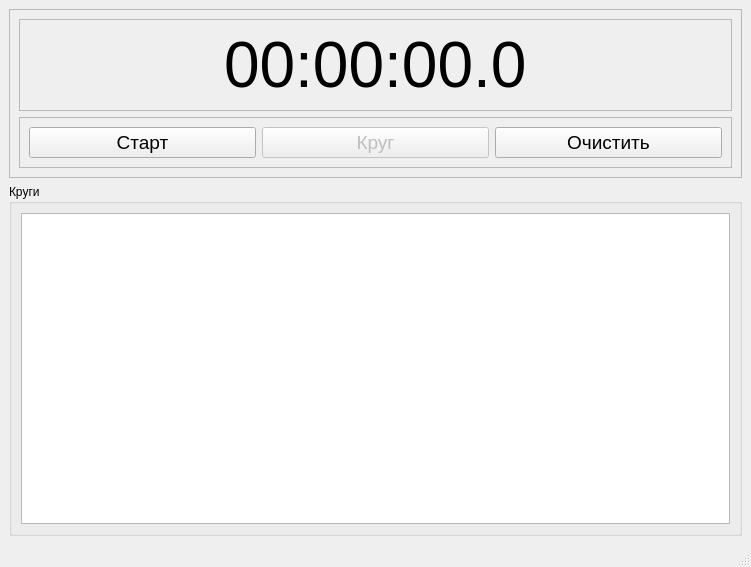
<?xml version="1.0" encoding="UTF-8"?>
<ui version="4.0">
 <class>MainWindow</class>
 <widget class="QMainWindow" name="MainWindow">
  <property name="geometry">
   <rect>
    <x>0</x>
    <y>0</y>
    <width>751</width>
    <height>567</height>
   </rect>
  </property>
  <property name="sizePolicy">
   <sizepolicy hsizetype="Minimum" vsizetype="Minimum">
    <horstretch>0</horstretch>
    <verstretch>0</verstretch>
   </sizepolicy>
  </property>
  <property name="minimumSize">
   <size>
    <width>415</width>
    <height>0</height>
   </size>
  </property>
  <property name="windowTitle">
   <string>Секундомер</string>
  </property>
  <widget class="QWidget" name="centralwidget">
   <layout class="QVBoxLayout" name="verticalLayout_3">
    <item>
     <widget class="QFrame" name="fm_Watch">
      <property name="frameShape">
       <enum>QFrame::StyledPanel</enum>
      </property>
      <property name="frameShadow">
       <enum>QFrame::Raised</enum>
      </property>
      <layout class="QVBoxLayout" name="verticalLayout">
       <item>
        <widget class="QFrame" name="fm_Time">
         <property name="frameShape">
          <enum>QFrame::StyledPanel</enum>
         </property>
         <property name="frameShadow">
          <enum>QFrame::Raised</enum>
         </property>
         <layout class="QHBoxLayout" name="horizontalLayout_2">
          <item>
           <spacer name="horizontalSpacer">
            <property name="orientation">
             <enum>Qt::Horizontal</enum>
            </property>
            <property name="sizeHint" stdset="0">
             <size>
              <width>177</width>
              <height>20</height>
             </size>
            </property>
           </spacer>
          </item>
          <item>
           <widget class="QLabel" name="lb_Time">
            <property name="sizePolicy">
             <sizepolicy hsizetype="Expanding" vsizetype="Expanding">
              <horstretch>0</horstretch>
              <verstretch>0</verstretch>
             </sizepolicy>
            </property>
            <property name="font">
             <font>
              <pointsize>48</pointsize>
             </font>
            </property>
            <property name="text">
             <string>00:00:00.0</string>
            </property>
           </widget>
          </item>
          <item>
           <spacer name="horizontalSpacer_2">
            <property name="orientation">
             <enum>Qt::Horizontal</enum>
            </property>
            <property name="sizeHint" stdset="0">
             <size>
              <width>176</width>
              <height>20</height>
             </size>
            </property>
           </spacer>
          </item>
         </layout>
        </widget>
       </item>
       <item>
        <widget class="QFrame" name="fm_Buttons">
         <property name="frameShape">
          <enum>QFrame::StyledPanel</enum>
         </property>
         <property name="frameShadow">
          <enum>QFrame::Raised</enum>
         </property>
         <layout class="QHBoxLayout" name="horizontalLayout">
          <item>
           <widget class="QPushButton" name="pb_Start">
            <property name="font">
             <font>
              <pointsize>14</pointsize>
             </font>
            </property>
            <property name="text">
             <string>Старт</string>
            </property>
           </widget>
          </item>
          <item>
           <widget class="QPushButton" name="pb_Circle">
            <property name="enabled">
             <bool>false</bool>
            </property>
            <property name="font">
             <font>
              <pointsize>14</pointsize>
             </font>
            </property>
            <property name="text">
             <string>Круг</string>
            </property>
           </widget>
          </item>
          <item>
           <widget class="QPushButton" name="pb_Reset">
            <property name="font">
             <font>
              <pointsize>14</pointsize>
             </font>
            </property>
            <property name="text">
             <string>Очистить</string>
            </property>
           </widget>
          </item>
         </layout>
        </widget>
       </item>
      </layout>
     </widget>
    </item>
    <item>
     <widget class="QGroupBox" name="gb_Circles">
      <property name="sizePolicy">
       <sizepolicy hsizetype="Preferred" vsizetype="Expanding">
        <horstretch>0</horstretch>
        <verstretch>1</verstretch>
       </sizepolicy>
      </property>
      <property name="title">
       <string>Круги</string>
      </property>
      <layout class="QVBoxLayout" name="verticalLayout_2">
       <item>
        <widget class="QTextEdit" name="te_Circles">
         <property name="readOnly">
          <bool>true</bool>
         </property>
        </widget>
       </item>
      </layout>
     </widget>
    </item>
   </layout>
  </widget>
  <widget class="QMenuBar" name="menubar">
   <property name="geometry">
    <rect>
     <x>0</x>
     <y>0</y>
     <width>751</width>
     <height>22</height>
    </rect>
   </property>
  </widget>
  <widget class="QStatusBar" name="statusbar"/>
 </widget>
 <resources/>
 <connections/>
</ui>
